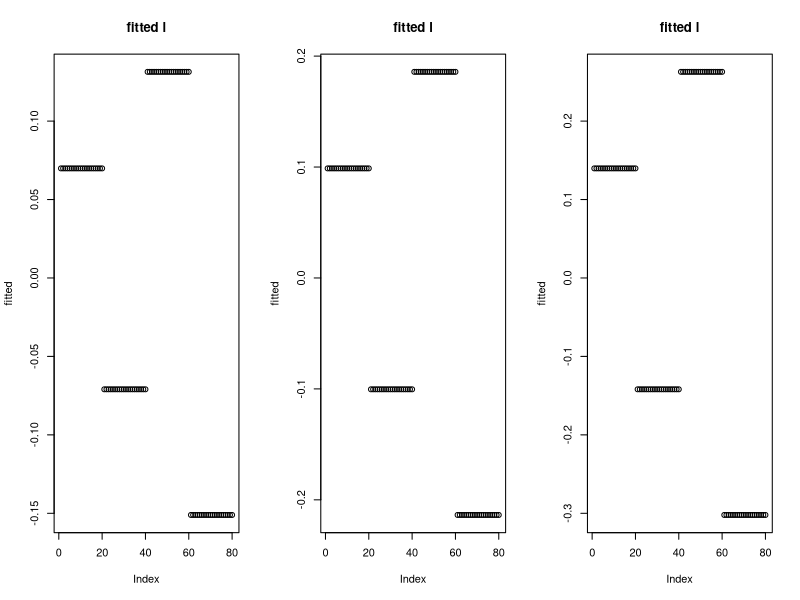
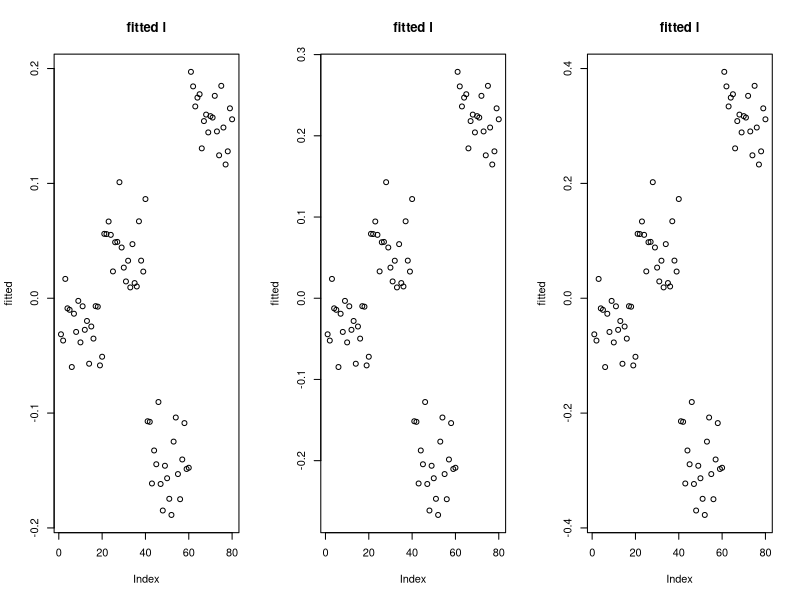
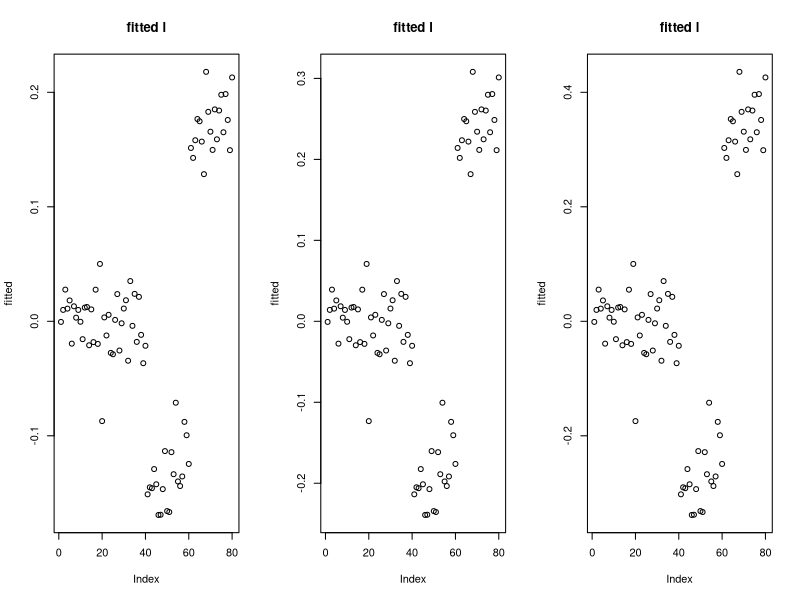
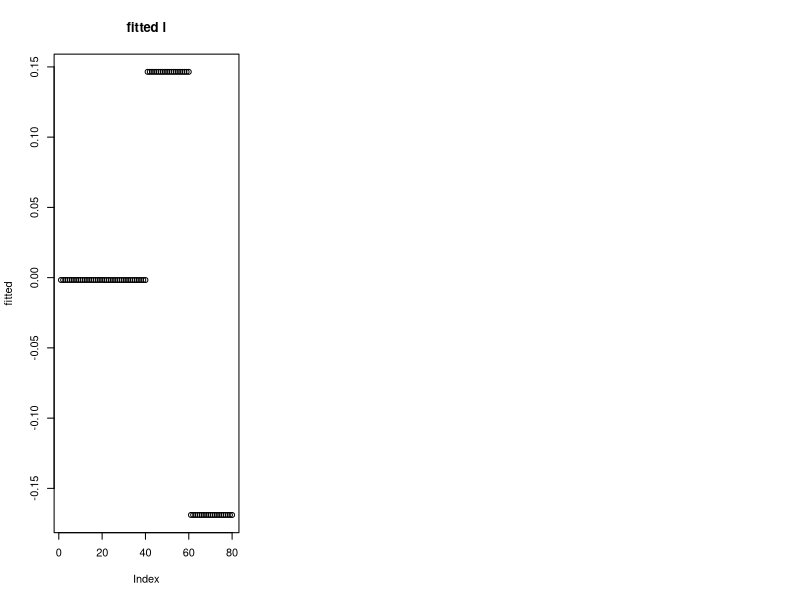

Recreate these plots in R, in order. (Note: this script raises an error after producing the figures.)
## ---- chunk 1
# code originally from https://stephens999.github.io/misc/tree_pca_03.html.
#--------------------------------------------------
# create X
set.seed(123)
p = 1000
n = 20
f = list()
for(i in 1:6){ 
  f[[i]] = rnorm(p)
}
X =matrix(0,ncol=4*n, nrow=p)
X[,1:(2*n)] = f[[1]]
X[,(2*n+1):(4*n)] = f[[2]]

X[,1:n] = X[,1:n]+f[[3]]
X[,(n+1):(2*n)] = X[,(n+1):(2*n)]+f[[4]]
X[,(2*n+1):(3*n)] = X[,(2*n+1):(3*n)] + f[[5]]
X[,(3*n+1):(4*n)] = X[,(3*n+1):(4*n)] + f[[6]]
X.svd = svd(X)

# create X2
X2 = X- X.svd$u[,1:2] %*% diag(X.svd$d[1:2]) %*% t(X.svd$v[,1:2])

# adding noise
set.seed(9) # the seed where flash didn't work
X2n_a = X2 + rnorm(4*n*p,sd=3)

set.seed(5) # the seed where flash did work
X2n_b = X2 + rnorm(4*n*p,sd=3)
#--------------------------------------------------

# take transpose
X2 <- t(X2)
X2n_a <- t(X2n_a)
X2n_b <- t(X2n_b)

rm(X, X.svd, f, i, n, p)
## ---- chunk 2
mat.X <- X2
mat.svd <- svd(mat.X); mat.svd$d[2] <- mat.svd$d[1]
X2.equal <- mat.svd$u %*% diag(x=mat.svd$d) %*% t(mat.svd$v); 

mat.X <- X2n_a
mat.svd <- svd(mat.X); mat.svd$d[2] <- mat.svd$d[1]
X2n_a.equal <- mat.svd$u %*% diag(x=mat.svd$d) %*% t(mat.svd$v); 

mat.X <- X2n_b
mat.svd <- svd(mat.X); mat.svd$d[2] <- mat.svd$d[1]
X2n_b.equal <- mat.svd$u %*% diag(x=mat.svd$d) %*% t(mat.svd$v); 

rm(mat.X, mat.svd)
## ---- chunk 3
demo.init <- function(mat.X, r2){
      
    N <- nrow(mat.X)
    P <- ncol(mat.X)
    
    eig.XXt <- eigen(mat.X%*%t(mat.X))
    init.l <- sqrt(r2)*(eig.XXt$vectors[,1])
    init.w <- init.l^2
    init.eta <- r2/N
    
    init.sigmasq <- c((norm(mat.X, type='f')^2-t(init.l)%*%mat.X%*%t(mat.X)%*%init.l)/((N+1)*P))
    init.delta <- c((t(init.l)%*%mat.X%*%t(mat.X)%*%init.l)/(P*init.sigmasq*r2)-1)/r2

    init.Ew.inv <- 1/init.w
    
    out.list = list()
    out.list$l <- init.l
    out.list$w <- init.w
    out.list$eta <- init.eta
    out.list$Ew.inv <- init.Ew.inv
    out.list$sigmasq <- init.sigmasq
    out.list$delta <- init.delta

    return(out.list)
}
## ---- chunk 4
# leg A: given w, update l (essentially, Sigma.star), sigmasq, delta
demo.update.A <- function(mat.X, sigmasq, delta, Ew.inv,r2){
    # input: mat.X; sigmasq, delta, Ew.inv, 
    # output: Sigma.star, Elsq, Elxxl; updated sigmasq, delta; u1 (first left singular vector of Y)
  
    N <- nrow(mat.X)
    P <- ncol(mat.X)
  
    Y <- mat.X%*%t(mat.X)/(sigmasq*(r2+1/delta)) - diag(x=Ew.inv)
    Y.eigen <- eigen(Y)
    
    eval.expectation <- function(k){(sum(1/(k/(sigmasq*(r2+1/delta))-Y.eigen$values))-r2)^2}
    find.k.star <- optimize(f=eval.expectation,
                            interval = c((Y.eigen$values[1]+1/r2)*sigmasq*(r2+1/delta),
                                         (Y.eigen$values[1]+N/r2)*sigmasq*(r2+1/delta))
                            )
    k.star <- find.k.star$minimum
  
    d.tilde <- 1/(k.star/(sigmasq*(r2+1/delta))-Y.eigen$values)
    Sigma.star <- Y.eigen$vectors %*% diag(x=d.tilde) %*% t(Y.eigen$vectors)
    log.det.Sigma.star <- sum(log(d.tilde))

    Elsq <- diag(Sigma.star)
    ElXXl <- sum(diag((t(mat.X) %*% Sigma.star %*% mat.X)))
    
    sigmasq <- (norm(mat.X, type='f')^2-ElXXl/(r2+1/delta))/(N*P)
    delta <- max((ElXXl/(P*sigmasq*r2)-1)/r2,10^(-10)) # lower bound at 10^(-10)
    
    out.list = list()
    out.list$log.det.Sigma.star = log.det.Sigma.star
    out.list$Sigma.star = Sigma.star
    out.list$Elsq = Elsq
    out.list$ElXXl = ElXXl
    out.list$sigmasq = sigmasq
    out.list$delta = delta
    out.list$l = sqrt(r2)*(Y.eigen$vectors[,1])

    return(out.list)
}


# leg B: update eta and Ew.inv
demo.update.B <- function(mat.X, Elsq, eta=eta, niter.updates = 10){
  
    for (i in 1:niter.updates){
    Ew <- sqrt(eta/2)*sqrt(Elsq)+(eta/2)
    Ew.inv <- sqrt(2/(eta*Elsq))
    }
    
    out.list = list()
    out.list$Ew.inv = Ew.inv
    
    return(out.list)
}
## ---- chunk 5
demo.fit <- function(mat.X, niter, r2){
  
    N <- nrow(mat.X)
    P <- ncol(mat.X)
  
    par.init <- demo.init(mat.X, r2) 
                                               
    Ew.inv <- par.init$Ew.inv
    sigmasq <- par.init$sigmasq
    delta <- par.init$delta
    eta <- par.init$eta
    
    for (i in 1:niter){
    # leg A
    temp.A <- demo.update.A(mat.X,
                          sigmasq=sigmasq,
                          delta=delta,
                          Ew.inv=Ew.inv,
                          r2=r2)
    Sigma.star <- temp.A$Sigma.star
    log.det.Sigma.star <- temp.A$log.det.Sigma.star
    Elsq <- temp.A$Elsq
    ElXXl <- temp.A$ElXXl
    sigmasq <- temp.A$sigmasq
    delta <- temp.A$delta
  
    # leg B
    temp.B <- demo.update.B(mat.X,
                          Elsq=Elsq,
                          eta=eta)
    Ew.inv <- temp.B$Ew.inv
    }
    
    out.list = list()
    out.list$log.det.Sigma.star <- log.det.Sigma.star
    out.list$Sigma.star <- Sigma.star
    out.list$Elsq <- Elsq
    out.list$ElXXl <- ElXXl
    out.list$sigmasq <- sigmasq
    out.list$delta <- delta
    out.list$eta <- eta
    out.list$Ew.inv <- Ew.inv
    out.list$l <- temp.A$l
    return(out.list)
}
## ---- chunk 6
mat.X <- X2
par(mfrow=c(1,3))

obj.fit    <- demo.fit(mat.X, r2=1, niter=10) 
plot(obj.fit$l, ylab='fitted', main='fitted l')
c(obj.fit$sigmasq, obj.fit$delta, sum(diag(obj.fit$Sigma.star))) # sigma^2, delta, E[l^Tl]

obj.fit    <- demo.fit(mat.X, r2=2, niter=10) 
plot(obj.fit$l, ylab='fitted', main='fitted l')
c(obj.fit$sigmasq, obj.fit$delta, sum(diag(obj.fit$Sigma.star)))

obj.fit    <- demo.fit(mat.X, r2=4, niter=10) 
plot(obj.fit$l, ylab='fitted', main='fitted l')
c(obj.fit$sigmasq, obj.fit$delta, sum(diag(obj.fit$Sigma.star)))
## ---- chunk 7
mat.X <- X2n_a
par(mfrow=c(1,3))

obj.fit    <- demo.fit(mat.X, r2=1, niter=10) 
plot(obj.fit$l, ylab='fitted', main='fitted l')
c(obj.fit$sigmasq, obj.fit$delta, sum(diag(obj.fit$Sigma.star))) # sigma^2, delta, E[l^Tl]

obj.fit    <- demo.fit(mat.X, r2=2, niter=10) 
plot(obj.fit$l, ylab='fitted', main='fitted l')
c(obj.fit$sigmasq, obj.fit$delta, sum(diag(obj.fit$Sigma.star)))

obj.fit    <- demo.fit(mat.X, r2=4, niter=10) 
plot(obj.fit$l, ylab='fitted', main='fitted l')
c(obj.fit$sigmasq, obj.fit$delta, sum(diag(obj.fit$Sigma.star)))
## ---- chunk 8
mat.X <- X2n_b
par(mfrow=c(1,3))

obj.fit    <- demo.fit(mat.X, r2=1, niter=10) 
plot(obj.fit$l, ylab='fitted', main='fitted l')
c(obj.fit$sigmasq, obj.fit$delta, sum(diag(obj.fit$Sigma.star))) # sigma^2, delta, E[l^Tl]

obj.fit    <- demo.fit(mat.X, r2=2, niter=10) 
plot(obj.fit$l, ylab='fitted', main='fitted l')
c(obj.fit$sigmasq, obj.fit$delta, sum(diag(obj.fit$Sigma.star)))

obj.fit    <- demo.fit(mat.X, r2=4, niter=10) 
plot(obj.fit$l, ylab='fitted', main='fitted l')
c(obj.fit$sigmasq, obj.fit$delta, sum(diag(obj.fit$Sigma.star)))
## ---- chunk 9
mat.X <- X2.equal
par(mfrow=c(1,3))

obj.fit    <- demo.fit(mat.X, r2=1, niter=10) 
plot(obj.fit$l, ylab='fitted', main='fitted l')
c(obj.fit$sigmasq, obj.fit$delta, sum(diag(obj.fit$Sigma.star))) # sigma^2, delta, E[l^Tl]

obj.fit    <- demo.fit(mat.X, r2=2, niter=10) 
plot(obj.fit$l, ylab='fitted', main='fitted l')
c(obj.fit$sigmasq, obj.fit$delta, sum(diag(obj.fit$Sigma.star)))

obj.fit    <- demo.fit(mat.X, r2=4, niter=10) 
plot(obj.fit$l, ylab='fitted', main='fitted l')
c(obj.fit$sigmasq, obj.fit$delta, sum(diag(obj.fit$Sigma.star)))
## ---- chunk 10
mat.X <- X2n_a.equal
par(mfrow=c(1,3))

obj.fit    <- demo.fit(mat.X, r2=1, niter=10) 
plot(obj.fit$l, ylab='fitted', main='fitted l')
c(obj.fit$sigmasq, obj.fit$delta, sum(diag(obj.fit$Sigma.star))) # sigma^2, delta, E[l^Tl]

obj.fit    <- demo.fit(mat.X, r2=2, niter=10) 
plot(obj.fit$l, ylab='fitted', main='fitted l')
c(obj.fit$sigmasq, obj.fit$delta, sum(diag(obj.fit$Sigma.star)))

obj.fit    <- demo.fit(mat.X, r2=4, niter=10) 
plot(obj.fit$l, ylab='fitted', main='fitted l')
c(obj.fit$sigmasq, obj.fit$delta, sum(diag(obj.fit$Sigma.star)))
## ---- chunk 11
mat.X <- X2n_b.equal
par(mfrow=c(1,3))

obj.fit    <- demo.fit(mat.X, r2=1, niter=10) 
plot(obj.fit$l, ylab='fitted', main='fitted l')
c(obj.fit$sigmasq, obj.fit$delta, sum(diag(obj.fit$Sigma.star))) # sigma^2, delta, E[l^Tl]

obj.fit    <- demo.fit(mat.X, r2=2, niter=10) 
plot(obj.fit$l, ylab='fitted', main='fitted l')
c(obj.fit$sigmasq, obj.fit$delta, sum(diag(obj.fit$Sigma.star)))

obj.fit    <- demo.fit(mat.X, r2=4, niter=10) 
plot(obj.fit$l, ylab='fitted', main='fitted l')
c(obj.fit$sigmasq, obj.fit$delta, sum(diag(obj.fit$Sigma.star)))
